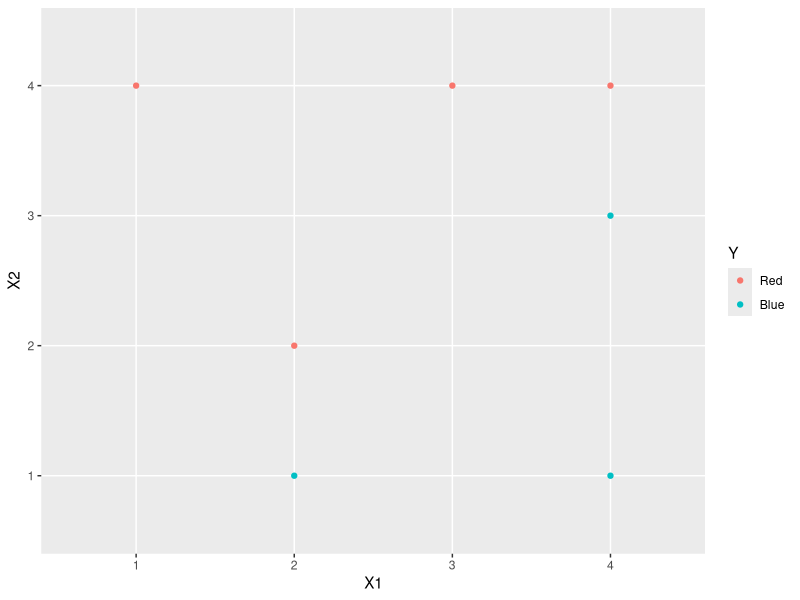
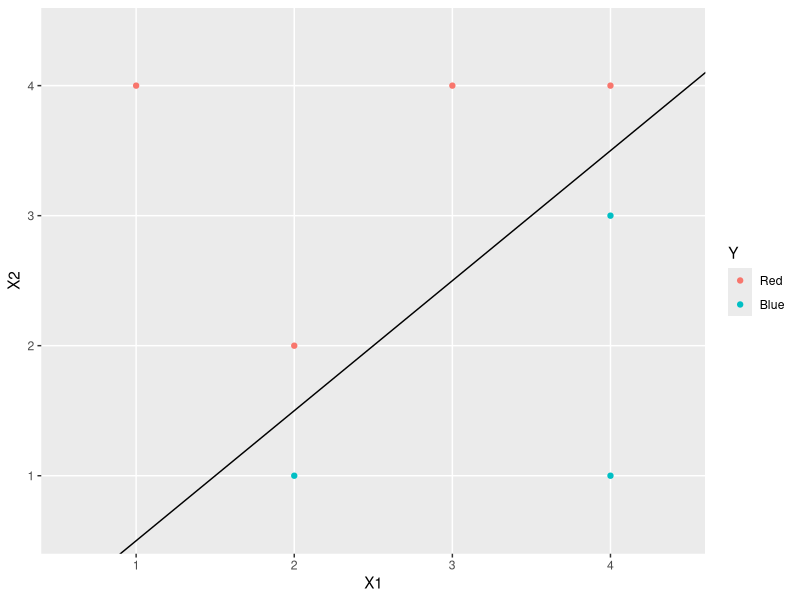
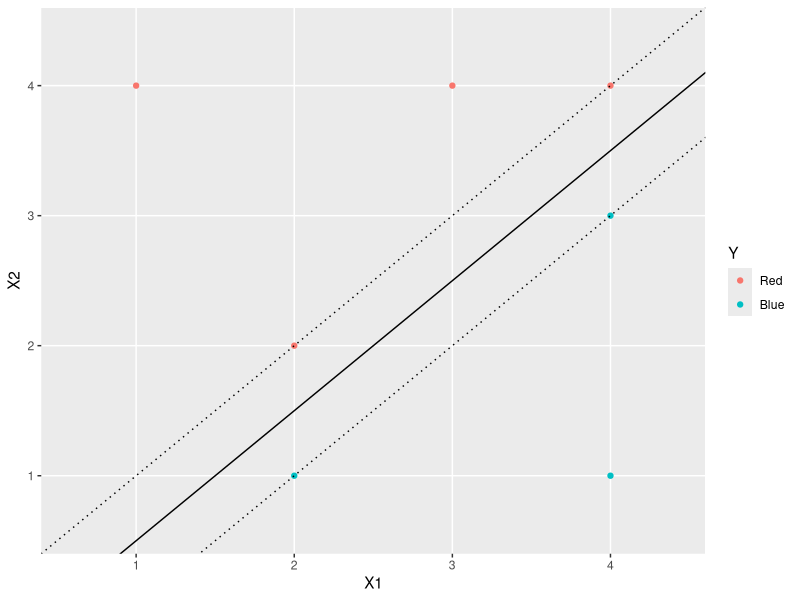
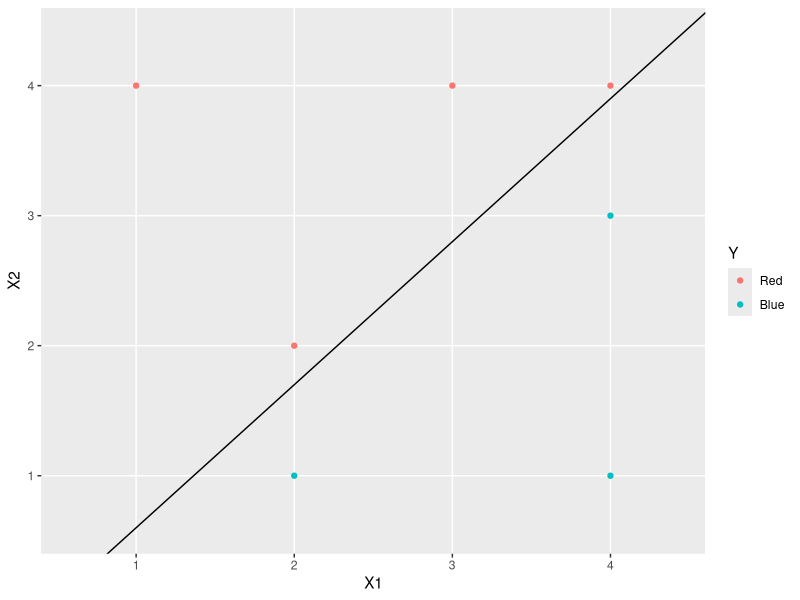
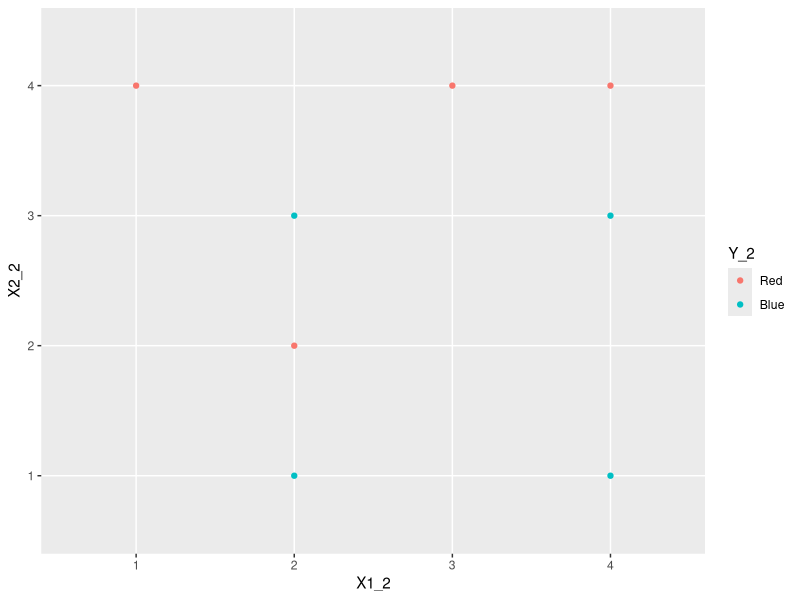

R code for these plots, in order:
## ---- chunk 1
knitr::opts_chunk$set(echo = TRUE)
## ---- chunk 2
#enter data
X1 <- c(3,2,4,1,2,4,4)
X2 <- c(4,2,4,4,1,3,1)
Y <- c("Red","Red","Red","Red","Blue","Blue","Blue")
toy <- as.data.frame(cbind(X1,X2,Y))
toy$Y <- factor(toy$Y,levels=c("Red","Blue"))

#create "sketch"
require(tidyverse)
ggplot(toy, aes(x=X1, y=X2)) + geom_point(aes(color=Y))
## ---- chunk 3
#sketch
ggplot(toy, aes(x=X1, y=X2)) + geom_point(aes(color=Y)) + geom_abline(slope=1,intercept=-0.5)
## ---- chunk 4
#sketch
ggplot(toy, aes(x=X1, y=X2)) + geom_point(aes(color=Y)) + geom_abline(slope=1,intercept=-0.5) + geom_abline(slope=1, intercept=0, linetype="dotted") + geom_abline(slope=1, intercept=-1,linetype="dotted")
## ---- chunk 5
#sketch
ggplot(toy, aes(x=X1, y=X2)) + geom_point(aes(color=Y)) + geom_abline(slope=1.1,intercept=-0.5)
## ---- chunk 6
#add extra point
X1_2 <- c(3,2,4,1,2,4,4,2)
X2_2 <- c(4,2,4,4,1,3,1,3)
Y_2 <- c("Red","Red","Red","Red","Blue","Blue","Blue","Blue")
toy_2 <- as.data.frame(cbind(X1_2,X2_2,Y_2))
toy_2$Y_2 <- factor(toy_2$Y_2,levels=c("Red","Blue"))

#sketch
ggplot(toy_2, aes(x=X1_2, y=X2_2)) + geom_point(aes(color=Y_2))
